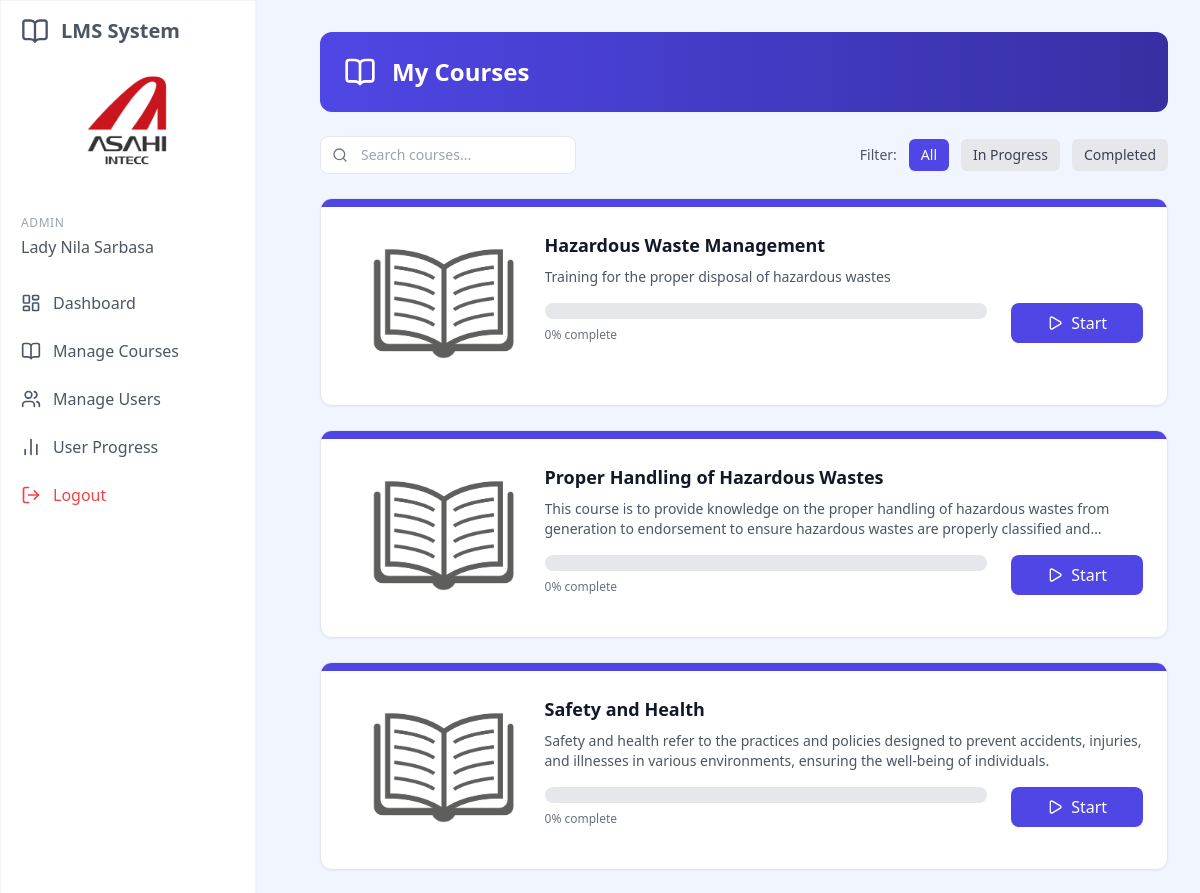
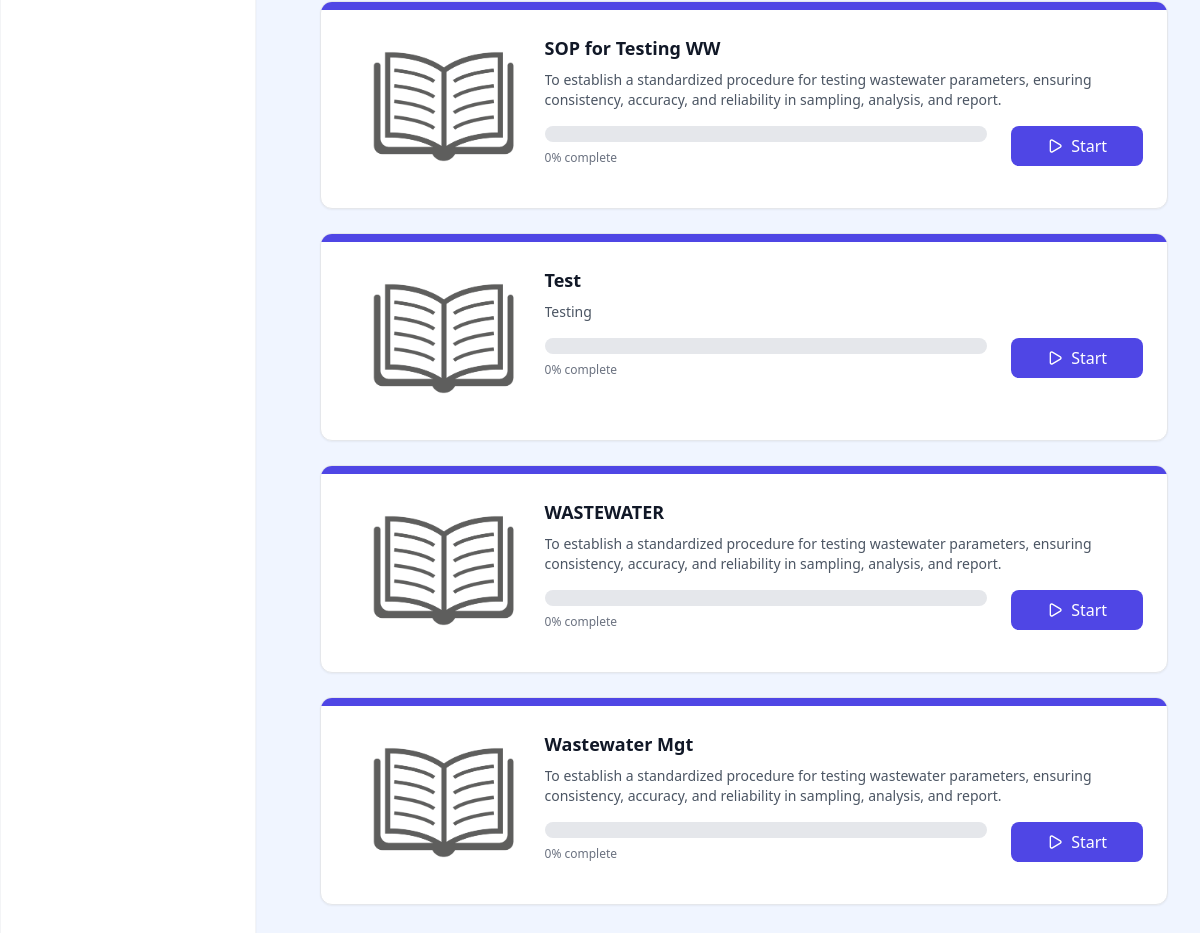
The app's page /view_courses.php (signed in), older data (2 pictures, top to bottom).
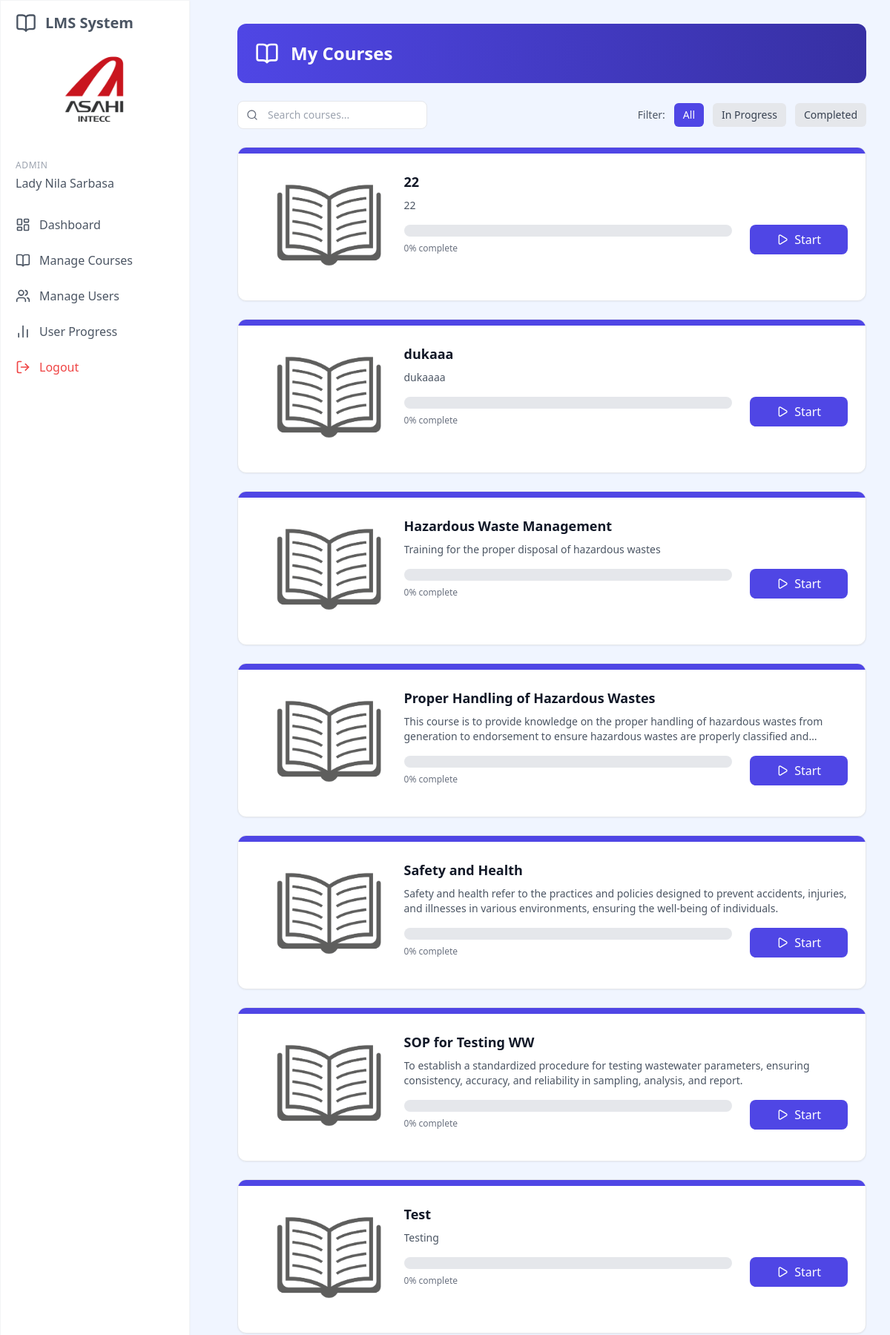
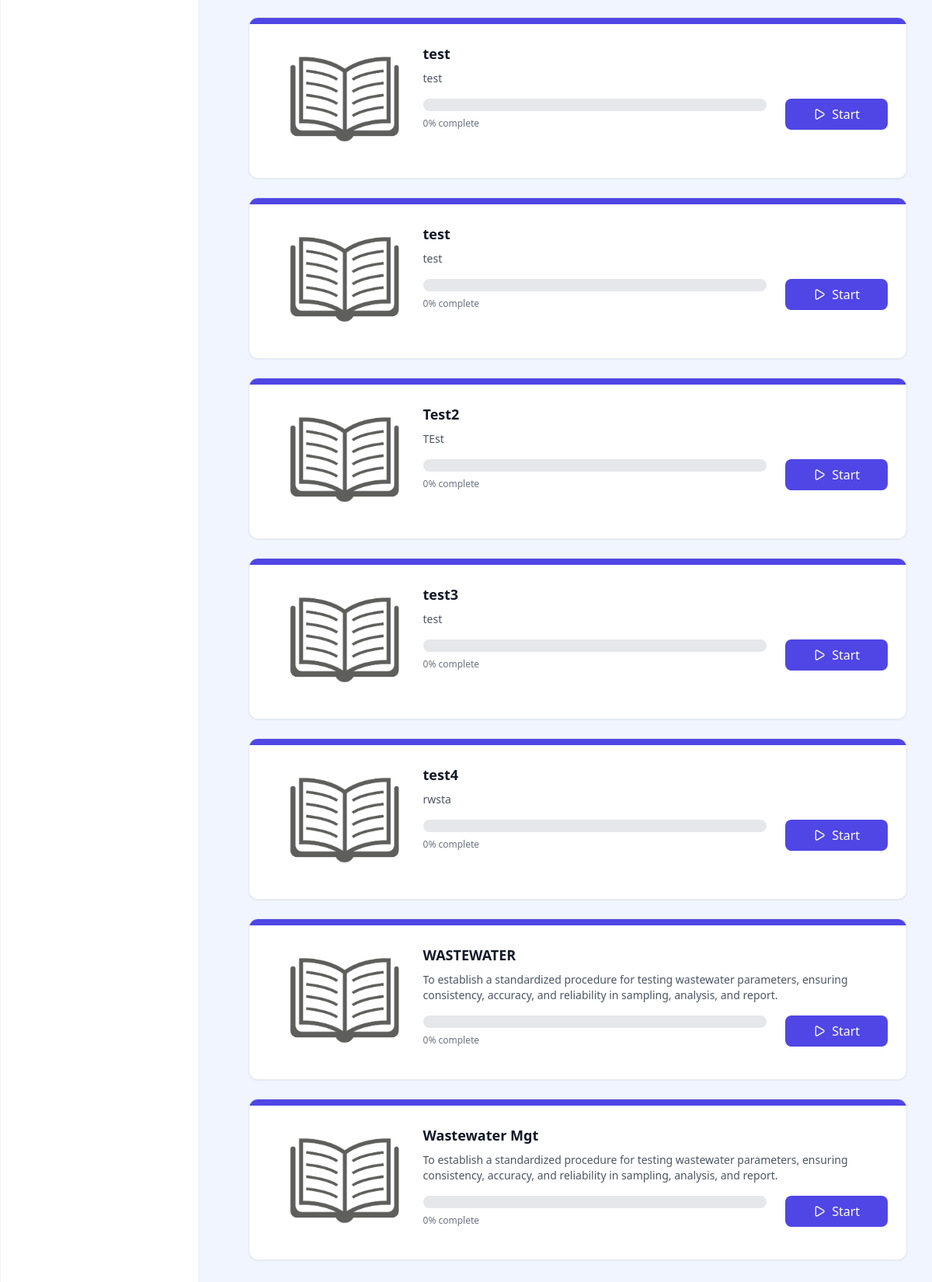
The same page, newer data (2 pictures, top to bottom).
### tables this page shows
CREATE TABLE `courses` (
  `id` int(11) NOT NULL,
  `title` varchar(100) NOT NULL,
  `description` text DEFAULT NULL,
  `department` int(10) DEFAULT NULL,
  `division` int(10) DEFAULT NULL,
  `section` int(10) DEFAULT NULL,
  `company_group` tinyint(11) DEFAULT NULL,
  `position` tinyint(11) DEFAULT NULL,
  `group_id` int(11) DEFAULT NULL,
  `created_by` int(11) DEFAULT NULL,
  `has_video` int(11) DEFAULT 0,
  `created_at` timestamp NULL DEFAULT current_timestamp(),
  `updated_at` timestamp NULL DEFAULT current_timestamp() ON UPDATE current_timestamp(),
  `is_final` tinyint(1) NOT NULL DEFAULT 0,
  `removed` tinyint(1) NOT NULL DEFAULT 0
);

### web/view_courses.php (the view, shortened to what this page needs)
<?php
require_once '../config.php';
include 'includes/header.php';
$query = "
    SELECT
        c.id,
        c.title,
        c.description,
        COUNT(DISTINCT cv.id) AS total_modules,
        COUNT(DISTINCT uvp.video_id) AS completed_modules,
        COALESCE((COUNT(DISTINCT uvp.video_id) * 100.0 / NULLIF(COUNT(DISTINCT cv.id), 0)), 0) AS progress
    FROM courses c
    LEFT JOIN course_videos cv ON c.id = cv.course_id AND cv.removed = 0
    LEFT JOIN user_video_progress uvp ON cv.id = uvp.video_id AND uvp.user_id = ? AND uvp.removed = 0
    WHERE c.removed = 0
    GROUP BY c.id, c.title, c.description
    ORDER BY c.title
";
$stmt = $conn->prepare($query);
$stmt->bind_param("i", $_SESSION['user_id']);
$stmt->execute();
$courses = $stmt->get_result()->fetch_all(MYSQLI_ASSOC);
?>
<div class="p-8 sm:ml-72">
    <div class="container mx-auto">
        <div class="bg-gradient-to-r from-blue-600 to-blue-800 rounded-xl p-6 mb-6 flex items-center">
            <i data-lucide="book-open" class="h-8 w-8 text-white mr-4"></i>
            <h1 class="text-2xl font-bold text-white">My Courses</h1>
        </div>
        <div class="mb-6 flex flex-col sm:flex-row gap-4 items-center justify-between">
            <div class="relative w-full sm:w-64">
                <span class="absolute inset-y-0 left-0 flex items-center pl-3 text-gray-500">
                    <i data-lucide="search" class="w-4 h-4"></i>
                </span>
                <input type="search"
                       id="searchCourses"
                       class="w-full pl-10 pr-4 py-2 border border-gray-200 rounded-lg text-sm focus:outline-none focus:ring-2 focus:ring-blue-500 focus:border-blue-500"
                       placeholder="Search courses...">
            </div>
            <div class="flex items-center gap-3">
                <span class="text-sm text-gray-600">Filter:</span>
                <button id="filterAll" class="px-3 py-1.5 bg-blue-600 text-white text-sm rounded-md">All</button>
                <button id="filterInProgress" class="px-3 py-1.5 bg-gray-200 text-gray-700 text-sm rounded-md">In Progress</button>
                <button id="filterCompleted" class="px-3 py-1.5 bg-gray-200 text-gray-700 text-sm rounded-md">Completed</button>
            </div>
        </div>
        <?php if (empty($courses)): ?>
        <div class="bg-blue-50 border border-blue-100 rounded-xl p-8 text-center">
            <i data-lucide="book-open" class="w-16 h-16 text-blue-400 mx-auto mb-4"></i>
            <h2 class="text-xl font-bold text-blue-800 mb-2">No courses available</h2>
            <p class="text-blue-600 mb-6">There are no courses available for you at the moment.</p>
        </div>
        <?php else: ?>
        <div class="grid grid-cols-1 gap-6" id="coursesGrid">
            <?php foreach ($courses as $course): ?>
            <div class="course-card bg-white rounded-xl shadow-sm overflow-hidden border border-gray-200 hover:shadow-md transition-shadow duration-200"
                 data-progress="<?php echo round($course['progress']); ?>"
                 data-title="<?php echo htmlspecialchars($course['title']); ?>"
                 data-description="<?php echo htmlspecialchars($course['description']); ?>">
                <div class="h-2 bg-blue-600"></div>
                <div class="p-6 grid md:grid-cols-3 max-md:grid-rows-2 lg:grid-cols-4">
                    <div class="col-span-1 max-md:col-span-2 row-span-1 lg:col-span-1 max-md:text-center place-content-center">
                        <img src="book image.jpg" alt="Open Book" class="h-[150px] hx-auto mx-auto">
                    </div>
                    <div class="col-span-2 lg:col-span-3">
                        <h3 class="text-lg font-semibold text-gray-900 mb-2"><?php echo htmlspecialchars($course['title']); ?></h3>
                        <p class="text-sm text-gray-600 mb-4 line-clamp-2"><?php echo htmlspecialchars($course['description']); ?></p>
                        <div class="grid grid-cols-4 row-span-1 gap-6">
                            <div class="col-span-3 place-content-center">
                                <div class="w-full bg-gray-200 rounded-full h-4">
                                </div>
                                <div class="flex justify-between items-center mt-2">
                                    <span class="text-xs font-medium text-gray-500"><?php echo round($course['progress']); ?>% complete</span>
                                </div>
                            </div>
                            <a href="view_course.php?id=<?php echo $course['id']; ?>" class="place-content-center col-span-1 block w-full text-center px-4 py-2 bg-blue-600 hover:bg-blue-700 text-white font-medium rounded-lg transition-colors flex items-center justify-center">
                                <i data-lucide="<?php echo $course['progress'] == 100 ? 'check-circle' : 'play'; ?>" class="w-4 h-4 mr-2"></i>
                                <div class="max-md:hidden">
                                    <?php
                                        if ($course['progress'] == 100) {
                                            echo 'Review';
                                        } elseif ($course['progress'] == 0) {
                                            echo 'Start';
                                        } else {
                                            echo 'Continue';
                                        }
                                    ?>
                                </div>
                            </a>
                        </div>
                    </div>
                </div>
            </div>
            <?php endforeach; ?>
        </div>
        <?php endif; ?>
    </div>
</div>

### web/includes/header.php (shortened to what this page needs)
<?php
$is_in_includes = strpos($_SERVER['PHP_SELF'], '/includes/') !== false;
$base_path = $is_in_includes ? '..' : '.';
?>
<!DOCTYPE html>
<html lang="en">
<head>
    <script src="https://cdn.tailwindcss.com"></script>
    <link rel="stylesheet" href="https://cdn.jsdelivr.net/npm/bootstrap-icons@1.10.5/font/bootstrap-icons.css">
    <link rel="stylesheet" href="<?php echo $base_path; ?>/../assets/css/style.css">
</head>
<body class="bg-blue-50">
    <div class="flex">
        <?php include_once($base_path . '/includes/sidebar.php'); ?>
    </div>
</body>
</html>

### web/includes/sidebar.php (shortened to what this page needs)
<?php
$current_page = basename($_SERVER['PHP_SELF']);
?>
<aside id="sidebar" class="fixed top-0 left-0 z-40 w-64 h-screen transition-transform bg-white text-gray-600 shadow-sm border border-gray-100">
    <div class="h-full px-3 py-4 overflow-y-auto">
        <div class="flex items-center mb-2 px-2">
            <i data-lucide="book-open" class="h-7 w-7 text-gray-600 mr-3"></i>
            <span class="self-center text-xl font-semibold whitespace-nowrap">LMS System</span>
        </div>
        <div class="m-5">
            <img src="asahi.png" alt="Asahi Intecc" class="h-[110px] mx-auto">
        </div>
        <div class="mt-10 mb-6 px-2">
            <div class="text-xs uppercase tracking-wider text-gray-400 mb-1">
                <?php echo $_SESSION['role'] === 'admin' || $_SESSION['role'] === 'super_admin' ? 'ADMIN' : 'USER'; ?>
            </div>
            <div class="font-medium">
                <?php echo htmlspecialchars($_SESSION['full_name'] ?? 'System Administrator'); ?>
            </div>
        </div>
        <ul class="space-y-2 font-medium">
            <li>
                <a href="dashboard.php" class="flex items-center p-2 rounded-lg hover:bg-gradient-to-r from-blue-600 to-blue-800 group <?php echo $current_page === 'dashboard.php' ? 'bg-gradient-to-r from-blue-600 to-blue-800' : ''; ?>">
                    <i data-lucide="layout-dashboard" class="w-5 h-5 text-gray-600 transition duration-75 group-hover:text-white <?php echo $current_page === 'dashboard.php' ? 'text-white' : ''; ?>"></i>
                    <span class="ml-3 text-gray-600 transition duration-75 group-hover:text-white <?php echo $current_page === 'dashboard.php' ? 'text-white' : ''; ?>">Dashboard</span>
                </a>
            </li>
            <?php if ($_SESSION['role'] === 'admin' || $_SESSION['role'] === 'super_admin'): ?>
            <li>
                <a href="manage_courses.php" class="flex items-center p-2 rounded-lg hover:bg-gradient-to-r from-blue-600 to-blue-800 group <?php echo $current_page === 'manage_courses.php' ? 'bg-gradient-to-r from-blue-600 to-blue-800' : ''; ?>">
                    <i data-lucide="book-open" class="w-5 h-5 text-gray-600 transition duration-75 group-hover:text-white <?php echo $current_page === 'manage_courses.php' ? 'text-white' : ''; ?>"></i>
                    <span class="ml-3 text-gray-600 transition duration-75 group-hover:text-white <?php echo $current_page === 'manage_courses.php' ? 'text-white' : ''; ?>">Manage Courses</span>
                </a>
            </li>
            <li>
                <a href="manage_users.php" class="flex items-center p-2 rounded-lg hover:bg-gradient-to-r from-blue-600 to-blue-800 group <?php echo $current_page === 'manage_users.php' ? 'bg-gradient-to-r from-blue-600 to-blue-800' : ''; ?>">
                    <i data-lucide="users" class="w-5 h-5 text-gray-600 transition duration-75 group-hover:text-white <?php echo $current_page === 'manage_users.php' ? 'text-white' : ''; ?>"></i>
                    <span class="ml-3 text-gray-600 transition duration-75 group-hover:text-white <?php echo $current_page === 'manage_users.php' ? 'text-white' : ''; ?>">Manage Users</span>
                </a>
            </li>
            <li>
                <a href="admin_user_progress.php" class="flex items-center p-2 rounded-lg hover:bg-gradient-to-r from-blue-600 to-blue-800 group <?php echo $current_page === 'admin_user_progress.php' ? 'bg-gradient-to-r from-blue-600 to-blue-800' : ''; ?>">
                    <i data-lucide="bar-chart-2" class="w-5 h-5 text-gray-600 transition duration-75 group-hover:text-white <?php echo $current_page === 'admin_user_progress.php' ? 'text-white' : ''; ?>"></i>
                    <span class="ml-3 text-gray-600 transition duration-75 group-hover:text-white <?php echo $current_page === 'admin_user_progress.php' ? 'text-white' : ''; ?>">User Progress</span>
                </a>
            </li>
            <?php endif; ?>
            <li>
                <a href="logout.php" class="flex items-center p-2 rounded-lg hover:bg-gradient-to-r from-blue-600 to-blue-800 group text-red-500 hover:text-white">
                    <i data-lucide="log-out" class="w-5 h-5 transition duration-75 group-hover:text-white"></i>
                    <span class="ml-3 text-red-500 transition duration-75 group-hover:text-white">Logout</span>
                </a>
            </li>
        </ul>
    </div>
</aside>

Row changes from the older to the newer data that the page shows:
added courses: title "22", description "22", progress "0"
added courses: title "dukaaa", description "dukaaaa", progress "0"
added courses: title "test", description "test", progress "0"
added courses: title "test", description "test", progress "0"
added courses: title "Test2", description "TEst", progress "0"
added courses: title "test3", description "test", progress "0"
added courses: title "test4", description "rwsta", progress "0"
